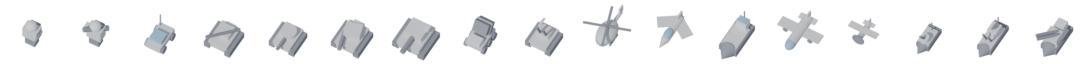
#> input picture client/assets/units/units.png, 1088 x 64 px
$ python -i build_sheet.py   (imports and definitions only)
#> lines starting #> are read from the running program, lines starting #| are printed output that depends on the picture
#!/usr/bin/env python3
"""Build the unit sprite sheet from PNG artwork.

    art/png/build_sheet.py <output directory> [--source DIR] [--diff-suffix red]

Drop one PNG per unit type into art/png/units/, named for the unit -
`heavy_tank.png`, `escort.png` - and this composes the sheet, the faction
mask and the manifest that the game loads. Same three files the Blender and
SVG paths produce; everything downstream is unchanged.

Source images may be any square size. They are downsampled to the 64px cell
with the alpha premultiplied first, which is what stops a transparent
background bleeding a dark halo into every antialiased edge - the single
most common way good artwork comes out looking cheap once it is small.

## Telling the build which pixels take the faction colour

The game renders one neutral sheet and tints it per player, so it has to be
told which pixels are the faction's. Two ways, in order of preference:

1. **A mask file.** Alongside `heavy_tank.png`, a `heavy_tank_mask.png`
   where the faction areas are white and everything else is black or
   transparent. Any art tool exports this by toggling a layer.

2. **A second faction variant.** If you already have the artwork in more
   than one colour, pass `--diff-suffix red` and put `heavy_tank_red.png`
   beside `heavy_tank.png`. The mask is wherever the two differ. Use the
   neutral or grey version as `heavy_tank.png`, because that is the one that
   gets tinted.

If neither is present the unit still renders, but it will look identical for
both players. `sprite_check` fails on that rather than letting it ship.
"""

import json
import os
import sys

from PIL import Image

CELL = 64
TILE = 48
# How different two faction variants must be, per channel, to count as a
# faction pixel. Above JPEG-ish noise and resampling wobble, far below the
# distance between any two of the game's player colours.
DIFF_THRESHOLD = 24


def unit_order(root):
    with open(os.path.join(root, "shared", "data", "units.json")) as handle:
        return list(json.load(handle)["units"])


# [6 lines left out: function load_square, not called in this run]


def to_cell(image):
    """Downsample to the 64px cell, premultiplying alpha across the resize.

    Resizing straight (non-premultiplied) RGBA blends the colour of fully
    transparent pixels into the edge. On artwork drawn over transparency
    that colour is usually black, so every silhouette picks up a dark fringe
    that reads as dirt at sprite size.
    """
    if image.size == (CELL, CELL):
        return image
    # "RGBa" is Pillow's premultiplied mode: converting in, resizing, and
    # converting back is the whole trick.
    return image.convert("RGBa").resize((CELL, CELL), Image.LANCZOS).convert("RGBA")


# [108 lines left out: functions mask_for, main, not called in this run]


# [1 line not run here, left out]

>>> from PIL import Image
>>> picture = Image.open('../../client/assets/units/units.png')
#> picture is the input picture: PIL image 1088x64 RGBA; mean R, G, B, A 34.7, 35.4, 36.6, 45
>>> result = to_cell(picture)
#> in to_cell, `return image.convert("RGBa").resize((CELL, CELL), Image.LANCZOS).conve..`:
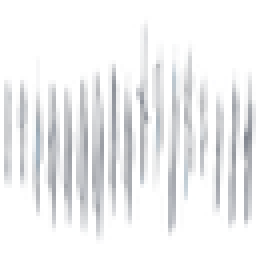
#> returned value: PIL image 64x64 RGBA (shown 4 times larger); mean R, G, B, A 66.6, 68.2, 70.8, 47; transparent parts drawn white
